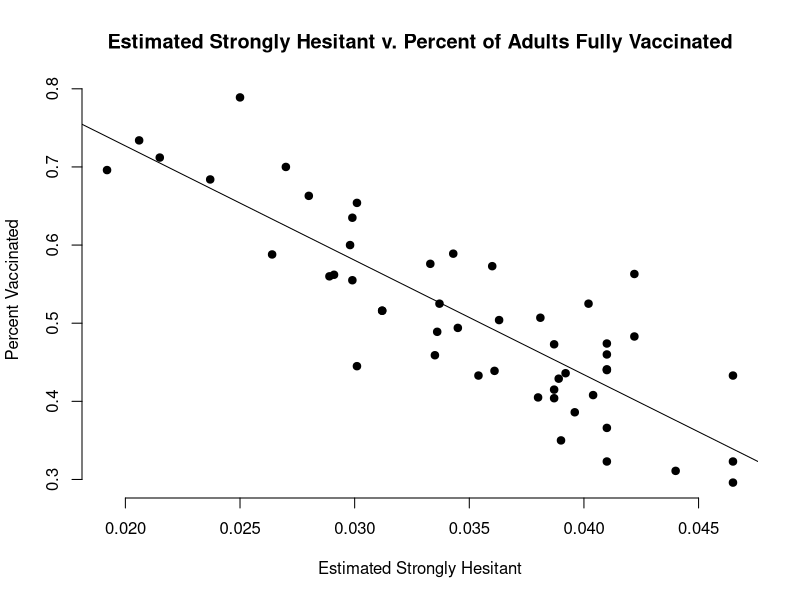
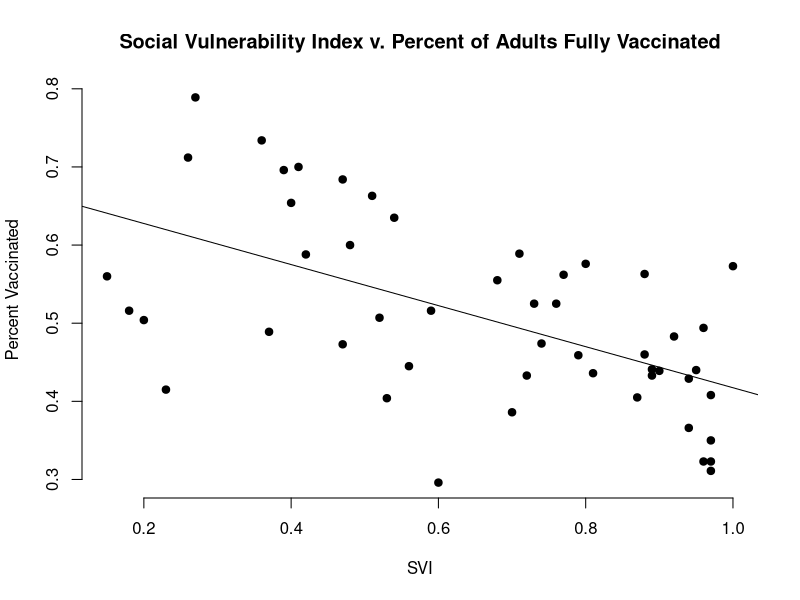
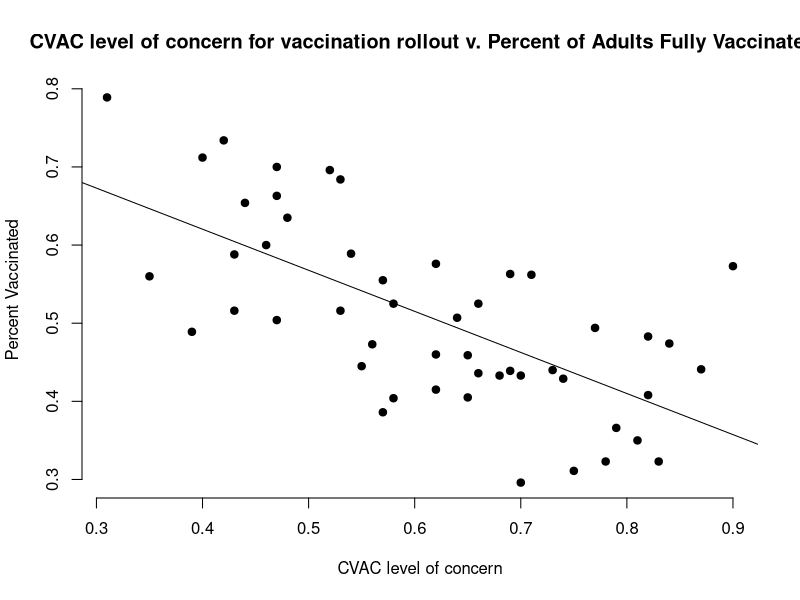

Source code (R) for these figures, in order:
## ---- chunk 1
mydata <- read.table("Vaccine_Hesitancy_for_COVID-19__County_and_local_estimates.txt", header=T, sep="\t")
n = dim(mydata)[1]

# Y= Percent of adults fully vaccinated against Covid-19
# X1= Estimated Strongly Hesitant
# X2= Social Vulnerability Index
# X3= CVAC Level of concern

Y=mydata[,8]
X1=mydata[,3]

lmStronglyHesitant= lm(formula = Y~X1, data=mydata)
summary(lmStronglyHesitant)

plot(X1, Y, main = "Estimated Strongly Hesitant v. Percent of Adults Fully Vaccinated",
     xlab = "Estimated Strongly Hesitant", ylab = "Percent Vaccinated",
     pch = 19, frame = FALSE)
abline(lmStronglyHesitant)

X2=mydata[,4]
lmSVI=lm(formula = Y~X2, data=mydata)
summary(lmSVI)

plot(X2, Y, main = "Social Vulnerability Index v. Percent of Adults Fully Vaccinated",
     xlab = "SVI", ylab = "Percent Vaccinated",
     pch = 19, frame = FALSE)
abline(lmSVI)

X3=mydata[,6]
lmCVAC=lm(formula = Y~X3, data=mydata)
summary(lmCVAC)
plot(X3, Y, main = " CVAC level of concern for vaccination rollout v. Percent of Adults Fully Vaccinated",
     xlab = "CVAC level of concern", ylab = "Percent Vaccinated",
     pch = 19, frame = FALSE)
abline(lmCVAC)

